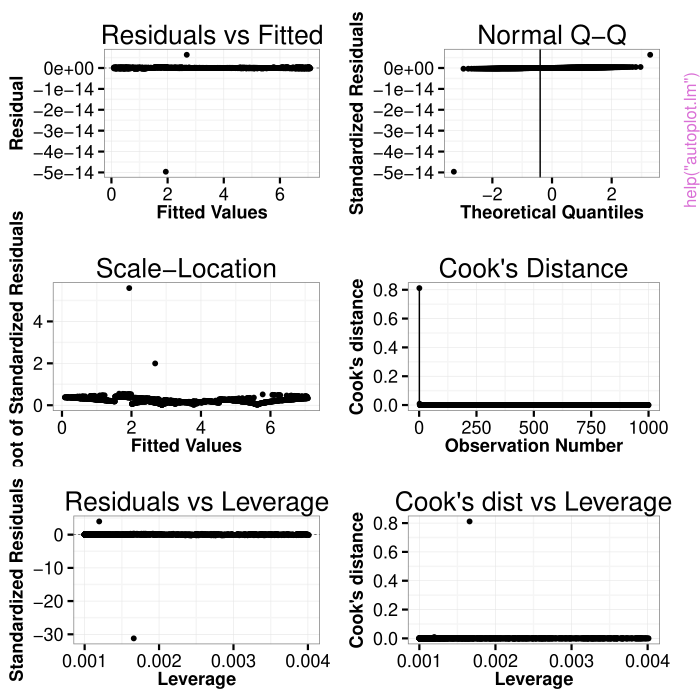

Here is the R script that generated this plot:
pkgname <- "eeptools"
source(file.path(R.home("share"), "R", "examples-header.R"))
options(warn = 1)
options(pager = "console")
library('eeptools')

assign(".oldSearch", search(), pos = 'CheckExEnv')
cleanEx()
nameEx("autoplot.lm")
### * autoplot.lm

flush(stderr()); flush(stdout())

### Name: autoplot.lm
### Title: A function to replicate the basic plot function for linear
###   models in ggplot2
### Aliases: autoplot.lm

### ** Examples


# Univariate
a<-runif(1000)
b<-7*a+rnorm(1)
mymod<-lm(b~a)
autoplot(mymod)

# Multivariate

data(mpg)
mymod<-lm(cty~displ+cyl+drv,data=mpg)
autoplot(mymod)



cleanEx()
nameEx("cutoff")
### * cutoff

flush(stderr()); flush(stdout())

### Name: cutoff
### Title: function to calculate thresholds in a vector
### Aliases: cutoff
### Keywords: ~manip ~kwd2

### ** Examples

# for vector
a<-rnorm(100,mean=6,sd=1)
cutoff(a,.7) #return minimum number of elements to account 70 percent of total

## The function is currently defined as
function (x, cutoff) 
{
    x <- x[order(-x)]
    xb <- cumsum(x)
    xc <- xb/sum(x, na.rm = T)
    length(xc[xc < cutoff])
  }



cleanEx()
nameEx("defac")
### * defac

flush(stderr()); flush(stdout())

### Name: defac
### Title: convert a factor to a character string safely
### Aliases: defac

### ** Examples

a<-as.factor(LETTERS)
summary(a)
b<-defac(a)
class(b)

## The function is currently defined as
function (x) 
{
    x <- as.character(x)
    x
  }



cleanEx()
nameEx("destring")
### * destring

flush(stderr()); flush(stdout())

### Name: destring
### Title: a function to convert numeric factors into numeric class objects
### Aliases: destring

### ** Examples


a<-ordered(c(1,3,'09',7,5))
b<-destring(a)
class(b)
b
a

## The function is currently defined as
function (x) 
{
    x <- as.character(x)
    x <- as.numeric(x)
    x
  }



cleanEx()
nameEx("dropbox_source")
### * dropbox_source

flush(stderr()); flush(stdout())

### Name: dropbox_source
### Title: A function to source R scripts from Dropbox public shares
### Aliases: dropbox_source
### Keywords: ~utilities

### ** Examples


# Not run
# dropbox_source("https://dropbox.com/public/somekey/cooldata.csv")



cleanEx()
nameEx("eeptools-package")
### * eeptools-package

flush(stderr()); flush(stdout())

### Name: eeptools-package
### Title: Convenience functions
### Aliases: eeptools-package eeptools
### Keywords: package

### ** Examples

# Some examples later



cleanEx()
nameEx("max_mis")
### * max_mis

flush(stderr()); flush(stdout())

### Name: max_mis
### Title: A function to safely take the maximum of a vector that could
###   include only NAs.
### Aliases: max_mis
### Keywords: ~kwd1 ~kwd2

### ** Examples


max(c(7,NA,3,2,0),na.rm=TRUE)
max_mis(c(7,NA,3,2,0))
max(c(NA,NA,NA,NA),na.rm=TRUE)
max_mis(c(NA,NA,NA,NA))




cleanEx()
nameEx("midsch")
### * midsch

flush(stderr()); flush(stdout())

### Name: midsch
### Title: A dataframe of aggregate test scores for schools in a Midwest
###   state.
### Aliases: midsch
### Keywords: datasets

### ** Examples

data(midsch)




cleanEx()
nameEx("remove_stars")
### * remove_stars

flush(stderr()); flush(stdout())

### Name: remove_stars
### Title: Function to replace a "*" in redcated data with an NA in R
### Aliases: remove_stars
### Keywords: ~manip

### ** Examples

a<-c(1,5,3,6,"*",2,5,"*","*")
b<-remove_stars(a)
is.numeric(b)



cleanEx()
nameEx("statamode")
### * statamode

flush(stderr()); flush(stdout())

### Name: statamode
### Title: to mimic the mode function in Stata.
### Aliases: statamode
### Keywords: ~manip

### ** Examples

# for vectors
a<-c(month.name,month.name)
statamode(a) # returns "." to show no unique mode; useful for ddply
a<-c(LETTERS,"A","A")
statamode(a)




cleanEx()
nameEx("stuatt")
### * stuatt

flush(stderr()); flush(stdout())

### Name: stuatt
### Title: Student Attributes from the Strategic Data Project Toolkit
### Aliases: stuatt
### Keywords: datasets

### ** Examples

data(stuatt)
## maybe str(stuatt) ; plot(stuatt) ...



cleanEx()
nameEx("stulevel")
### * stulevel

flush(stderr()); flush(stdout())

### Name: stulevel
### Title: A synthetic data set of K-12 student attributes.
### Aliases: stulevel
### Keywords: datasets

### ** Examples

data(stulevel)
## maybe str(stulevel) ; plot(stulevel) ...



cleanEx()
nameEx("theme_dpi")
### * theme_dpi

flush(stderr()); flush(stdout())

### Name: theme_dpi
### Title: a ggplot2 theme developed for PDF and PNG
### Aliases: theme_dpi
### Keywords: ~aplot ~misc

### ** Examples

qplot(mpg, wt, data=mtcars) # standard
qplot(mpg, wt, data=mtcars) + theme_dpi()



cleanEx()
nameEx("theme_dpi_map")
### * theme_dpi_map

flush(stderr()); flush(stdout())

### Name: theme_dpi_map
### Title: a ggplot2 theme developed for PDF or SVG maps
### Aliases: theme_dpi_map
### Keywords: ~aplot ~misc

### ** Examples


# Data
crimes <- data.frame(state = tolower(rownames(USArrests)), USArrests)
require(reshape2) # for melt
crimesm <- melt(crimes, id = 1)

# No DPI theme
states_map <- map_data("state")
ggplot(crimes, aes(map_id = state)) + geom_map(aes(fill = Murder), map = states_map) + expand_limits(x = states_map$long, y = states_map$lat)+ labs(title="USA Crime")

# Draw map
last_plot() + coord_map()
  
# DPI theme
ggplot(crimesm, aes(map_id = state)) + geom_map(aes(fill = value), map = states_map) + expand_limits(x = states_map$long, y = states_map$lat) + facet_wrap( ~ variable)+theme_dpi_map()




cleanEx()
nameEx("theme_dpi_map2")
### * theme_dpi_map2

flush(stderr()); flush(stdout())

### Name: theme_dpi_map2
### Title: an alternate ggplot2 theme developed for PDF or SVG maps
### Aliases: theme_dpi_map2
### Keywords: ~aplot ~misc

### ** Examples


# Data
crimes <- data.frame(state = tolower(rownames(USArrests)), USArrests)
require(reshape2) # for melt
crimesm <- melt(crimes, id = 1)

# No DPI theme
states_map <- map_data("state")
ggplot(crimes, aes(map_id = state)) + geom_map(aes(fill = Murder), map = states_map) + expand_limits(x = states_map$long, y = states_map$lat)+ labs(title="USA Crime")

# Draw map
last_plot() + coord_map()+theme_dpi_map2()
  
# DPI theme
ggplot(crimesm, aes(map_id = state)) + geom_map(aes(fill = value), map = states_map) + expand_limits(x = states_map$long, y = states_map$lat) + facet_wrap( ~ variable)+theme_dpi_map2()




cleanEx()
nameEx("theme_dpi_mapPNG")
### * theme_dpi_mapPNG

flush(stderr()); flush(stdout())

### Name: theme_dpi_mapPNG
### Title: an alternate ggplot2 theme developed for PNG or JPG maps
### Aliases: theme_dpi_mapPNG
### Keywords: ~aplot ~misc

### ** Examples

# Data
crimes <- data.frame(state = tolower(rownames(USArrests)), USArrests)
require(reshape2) # for melt
crimesm <- melt(crimes, id = 1)

# No DPI theme
states_map <- map_data("state")
ggplot(crimes, aes(map_id = state)) + geom_map(aes(fill = Murder), map = states_map) + expand_limits(x = states_map$long, y = states_map$lat)+ labs(title="USA Crime")

# Draw map
last_plot() + coord_map()+theme_dpi_mapPNG()
  
# DPI theme
ggplot(crimesm, aes(map_id = state)) + geom_map(aes(fill = value), map = states_map) + expand_limits(x = states_map$long, y = states_map$lat) + facet_wrap( ~ variable)+theme_dpi_mapPNG()




cleanEx()
nameEx("thresh")
### * thresh

flush(stderr()); flush(stdout())

### Name: thresh
### Title: function to return the maximum percentage of the cumulative sum
###   represented by a subset of the vector
### Aliases: thresh
### Keywords: ~manip ~kwd2

### ** Examples

# for vector
a<-rnorm(100,mean=6,sd=1)
thresh(a,8) #return minimum number of elements to account 70 percent of total
# for df

## The function is currently defined as
function (x, cutoff) 
{
    x <- x[order(-x)]
    xb <- cumsum(x)
    xc <- xb/sum(x, na.rm = T)
    xc[cutoff]
  }



### * <FOOTER>
###
cat("Time elapsed: ", proc.time() - get("ptime", pos = 'CheckExEnv'),"\n")
grDevices::dev.off()
###
### Local variables: ***
### mode: outline-minor ***
### outline-regexp: "\\(> \\)?### [*]+" ***
### End: ***
quit('no')
